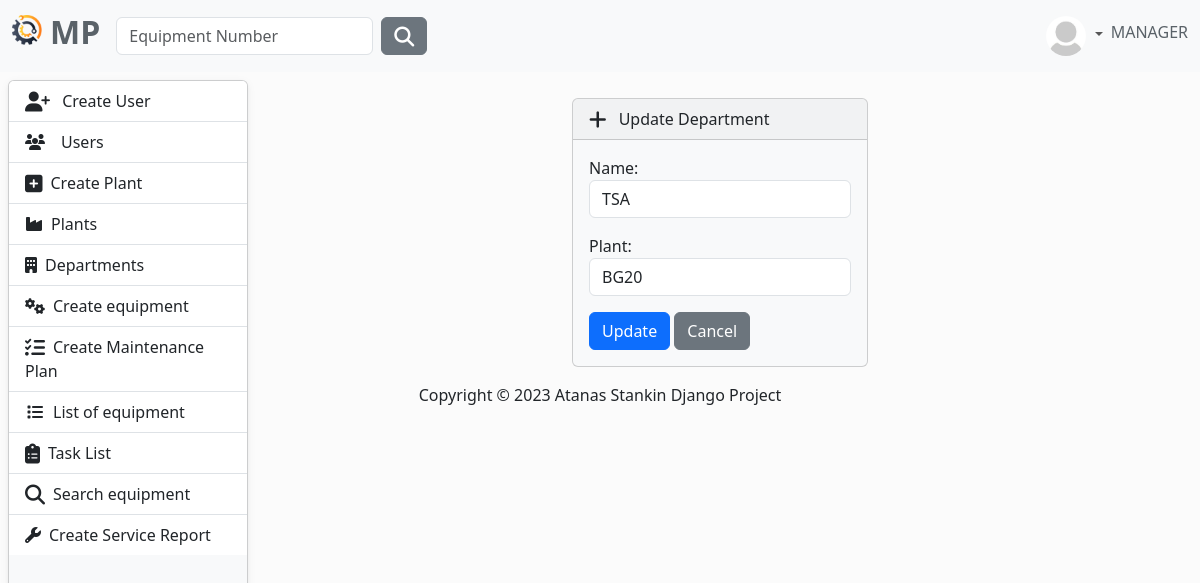
/plant/update/department/12/ (signed in), run on the app's committed database.
### MaintenancePlanner/accounts/models.py (models this page shows, shortened)
class AppUser(AbstractUser, PermissionsMixin):
    username = models.CharField(
        max_length=30,
        validators=[
            MinLengthValidator(4),
        ],
        unique=True,
    )
    first_name = models.CharField(
        max_length=30,
        validators=[
            MinLengthValidator(2),
            user_name_validator,
        ]
    )
    last_name = models.CharField(
        max_length=30,
        validators=[
            MinLengthValidator(2),
            user_name_validator,
        ]
    )
    email = models.EmailField(unique=True)
    class Role(models.TextChoices):
        MANAGER = "MANAGER", 'Manager'
        SUPERVISOR = "SUPERVISOR", 'Supervisor'
        OPERATOR = "OPERATOR", 'Operator'
    role = models.CharField(max_length=50, choices=Role.choices)

class Profile(models.Model):
    user = models.OneToOneField(AppUser, on_delete=models.CASCADE)
    image = models.ImageField(
        default='images/default.jpg',
        null=True,
        blank=True,
        upload_to='images/'
    )

### MaintenancePlanner/plant/models.py (models this page shows, shortened)
class Department(models.Model):
    name = models.CharField(
        max_length=30,
    )
    plant = models.ForeignKey(
        to=Plant,
        on_delete=models.CASCADE,
    )

### MaintenancePlanner/plant/views.py (the view)
# urls.py: path('update/department/<int:pk>/', DepartmentUpdateView.as_view(), name='update-department'),
class DepartmentUpdateView(LoginRequiredMixin, AllowedUsersMixin, UpdateView):
    allowed_roles = ['MANAGER', 'SUPERVISOR']
    template_name = 'department/update-department.html'
    model = Department
    form_class = DepartmentCreateForm
    success_url = reverse_lazy('department-list')

### MaintenancePlanner/plant/forms.py
class DepartmentCreateForm(forms.ModelForm):
    class Meta:
        model = Department
        fields = '__all__'
        widgets = {
            'name': forms.TextInput(attrs={'class': 'form-control'}),
            'plant': forms.Select(attrs={'class': 'form-control'}),
        }

### MaintenancePlanner/accounts/mixins.py (called while the page is built)
    def dispatch(self, request, *args, **kwargs):
        if request.user.role in self.allowed_roles:
            return super().dispatch(request, *args, **kwargs)
        else:
            return redirect('home-page')

### MaintenancePlanner/plant/models.py (called while the page is built)
    def __str__(self):
        return f'{self.cost_center}'

### MaintenancePlanner/plant/templates/department/update-department.html (shortened to what this page needs)
{% extends 'base.html' %}
{% load crispy_forms_filters %}
{% block content %}
    {% load crispy_forms_tags %}
        <div class="row justify-content-center mt-3">
            <div class="col-4">
                <div class="card bg-light mb-3" style="max-width: 200rem;">
                  <div class="card-header">
                      <i class="fa-solid fa-plus fa-lg me-2"></i> Update Department
                  </div>
                  <div class="card-body">
                      <form action="{% url 'update-department' department.id %}" method="POST">
                          {{ form.as_p}}
                          <button type="submit" class="btn btn-primary">Update</button>
                          <a href="javascript:window.history.back()" class="btn btn-secondary">Cancel</a>
                      </form>
                  </div>
            </div>
            </div>
        </div>
{% endblock %}

### templates/partials/navbar.html (shortened to what this page needs)
{% load static %}
<nav class="navbar navbar-expand-lg bg-light fixed-top" data-bs-theme="light">
    <div class="container-fluid">
        <a class="navbar-brand" href="{% url 'home-page' %}">
            <ul class="navbar-nav ms-auto d-flex flex-row">
                <li><img class="logo me-2" src="{% static 'img/logo.png' %}" alt="logo" height="30"></li>
                <li><h2 style="color: #5a6268; font-weight: bold">MP</h2></li>
            </ul>
        </a>
        <div class="collapse navbar-collapse" id="navbarColor01">
            {% if user.is_authenticated %}
                <form class="d-flex" method=POST action="{% url 'search-equipment' %}">
                    <input class="form-control me-sm-2" type="search" placeholder="Equipment Number"
                           name="number">
                    <button class="btn btn-secondary my-2 my-sm-0" type="submit"><i
                            class="fa-solid fa-magnifying-glass fa-lg"></i></button>
                </form>
            {% endif %}
            <ul class="navbar-nav ms-auto d-flex flex-row">
                {% if not request.user.is_authenticated %}
                    <li class="nav-item">
                        <a class="nav-link" href="{% url 'login' %}"><i
                                class="fa-solid fa-right-to-bracket fa-lg me-2"></i>Sig In
                        </a>
                    </li>
                {% else %}
                    <li class="nav-item dropdown d-flex align-items-center">
                        <div class="btn-group dropdown">
                            <a class="nav-link dropdown-toggle" data-bs-toggle="dropdown" href="#" role="button"
                               aria-haspopup="true" aria-expanded="false">
                                {% if user.profile.image %}
                                    <img src="{{ user.profile.image.url }}" class="rounded-circle" height="40"
                                         loading="lazy"/>
                                {% else %}
                                    <img src="{% static 'img/profile-img.png' %}" class="rounded-circle" height="40"
                                         loading="lazy"/>
                                {% endif %}
                            </a>
                        </div>
                        <h6 style="color: #5a6268">{{ request.user.role }}</h6>
                    </li>
                {% endif %}
            </ul>
        </div>
    </div>
</nav>

### static/css/body.css (style rules this page uses)
body { background-color: #fbfbfb; }

### data on the page
AppUser: profile.image (placeholder picture), user.role "MANAGER"
Department: name "TSA", plant "BG20"
